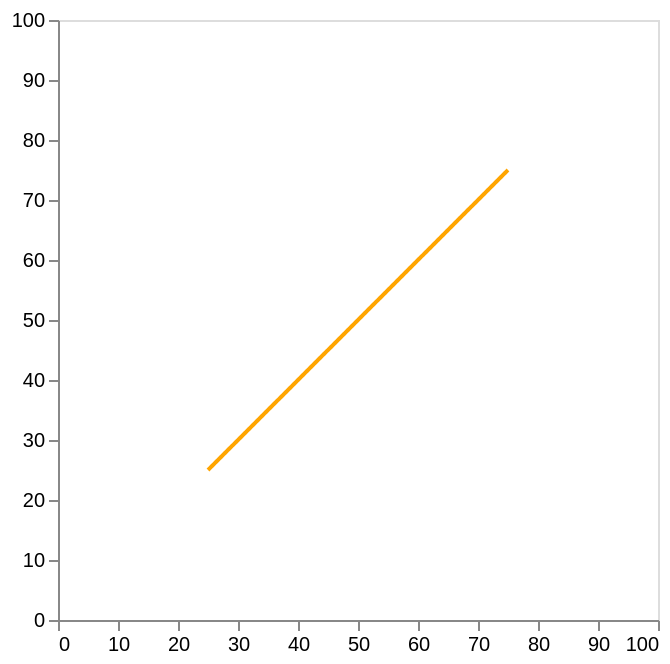

Vega-Lite specification for this chart:
### Vega specification from a JSON file in a GitHub repository (floating-point values rounded to 4 significant figures)
{"$schema": "https://vega.github.io/schema/vega/v5.json", "description": "A scatterplot showing horsepower and miles per gallons for various cars.", "background": "white", "padding": 5, "width": 300, "height": 300, "style": "cell", "data": [{"name": "source_0", "values": [{}]}], "signals": [{"name": "x", "value": 25, "bind": {"input": "range", "min": 1, "max": 100, "step": 1}}, {"name": "x2", "value": 75, "bind": {"input": "range", "min": 1, "max": 100, "step": 1}}, {"name": "y", "value": 25, "bind": {"input": "range", "min": 1, "max": 100, "step": 1}}, {"name": "y2", "value": 75, "bind": {"input": "range", "min": 1, "max": 100, "step": 1}}, {"name": "strokeWidth", "value": 2, "bind": {"input": "range", "min": 0, "max": 10, "step": 0.5}}, {"name": "strokeCap", "value": "butt", "bind": {"input": "select", "options": ["butt", "round", "square"]}}, {"name": "strokeDash", "value": [1, 0], "bind": {"input": "select", "options": [[1, 0], [8, 8], [8, 4], [4, 4], [4, 2], [2, 1], [1, 1]]}}], "marks": [{"name": "marks", "type": "rule", "style": ["rule"], "from": {"data": "source_0"}, "encode": {"update": {"strokeCap": {"signal": "strokeCap"}, "strokeWidth": {"signal": "strokeWidth"}, "strokeDash": {"signal": "strokeDash"}, "stroke": {"value": "orange"}, "x": {"scale": "x", "signal": "x"}, "x2": {"scale": "x", "signal": "x2"}, "y": {"scale": "y", "signal": "y"}, "y2": {"scale": "y", "signal": "y2"}}}}], "scales": [{"name": "x", "type": "linear", "domain": [0, 100], "range": [0, {"signal": "width"}], "zero": true}, {"name": "y", "type": "linear", "domain": [0, 100], "range": [{"signal": "height"}, 0], "zero": true}], "axes": [{"scale": "x", "orient": "bottom", "grid": false, "labelFlush": true, "labelOverlap": true, "tickCount": {"signal": "ceil(width/40)"}, "zindex": 0}, {"scale": "y", "orient": "left", "grid": false, "labelOverlap": true, "tickCount": {"signal": "ceil(height/40)"}, "zindex": 0}]}
